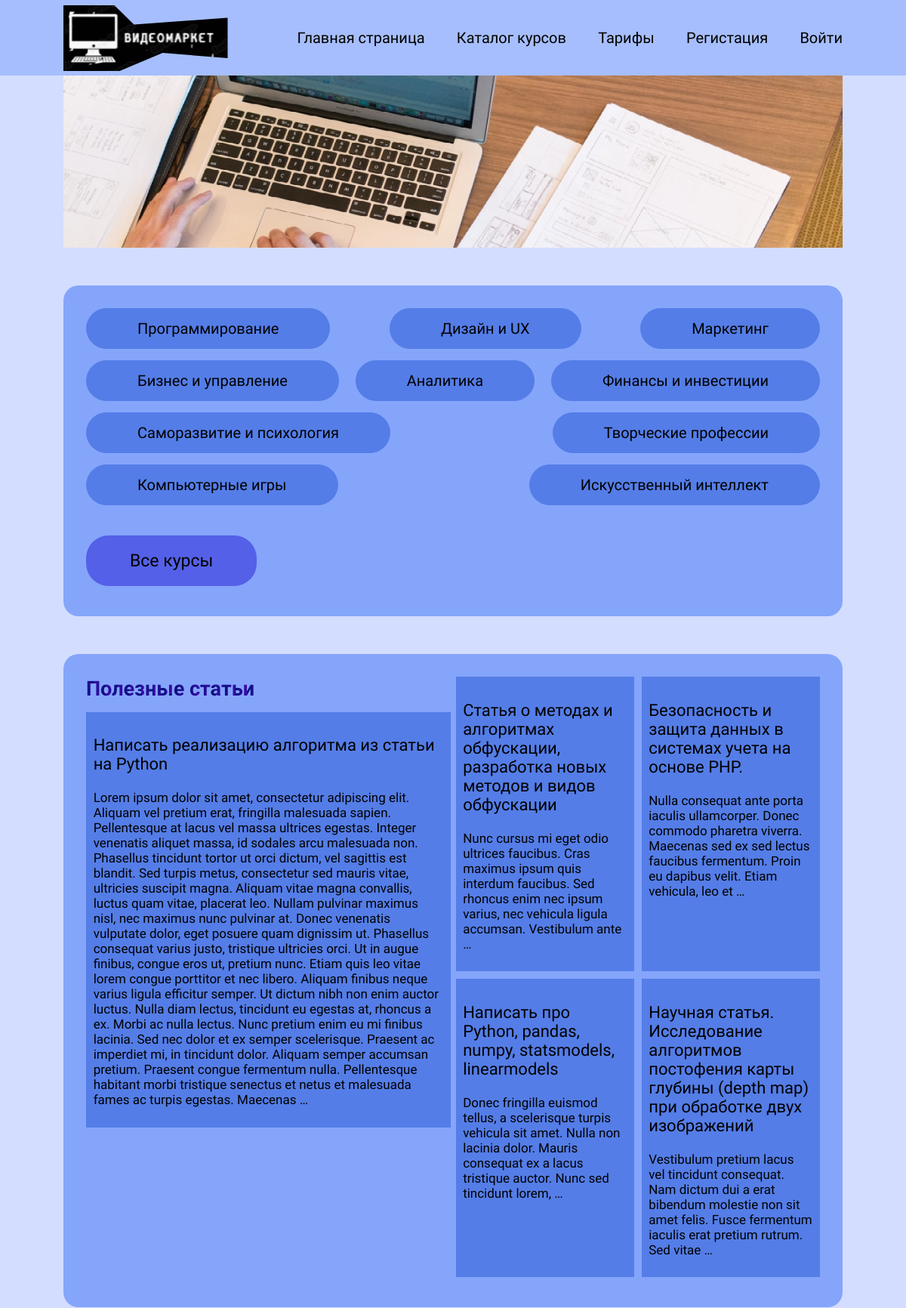
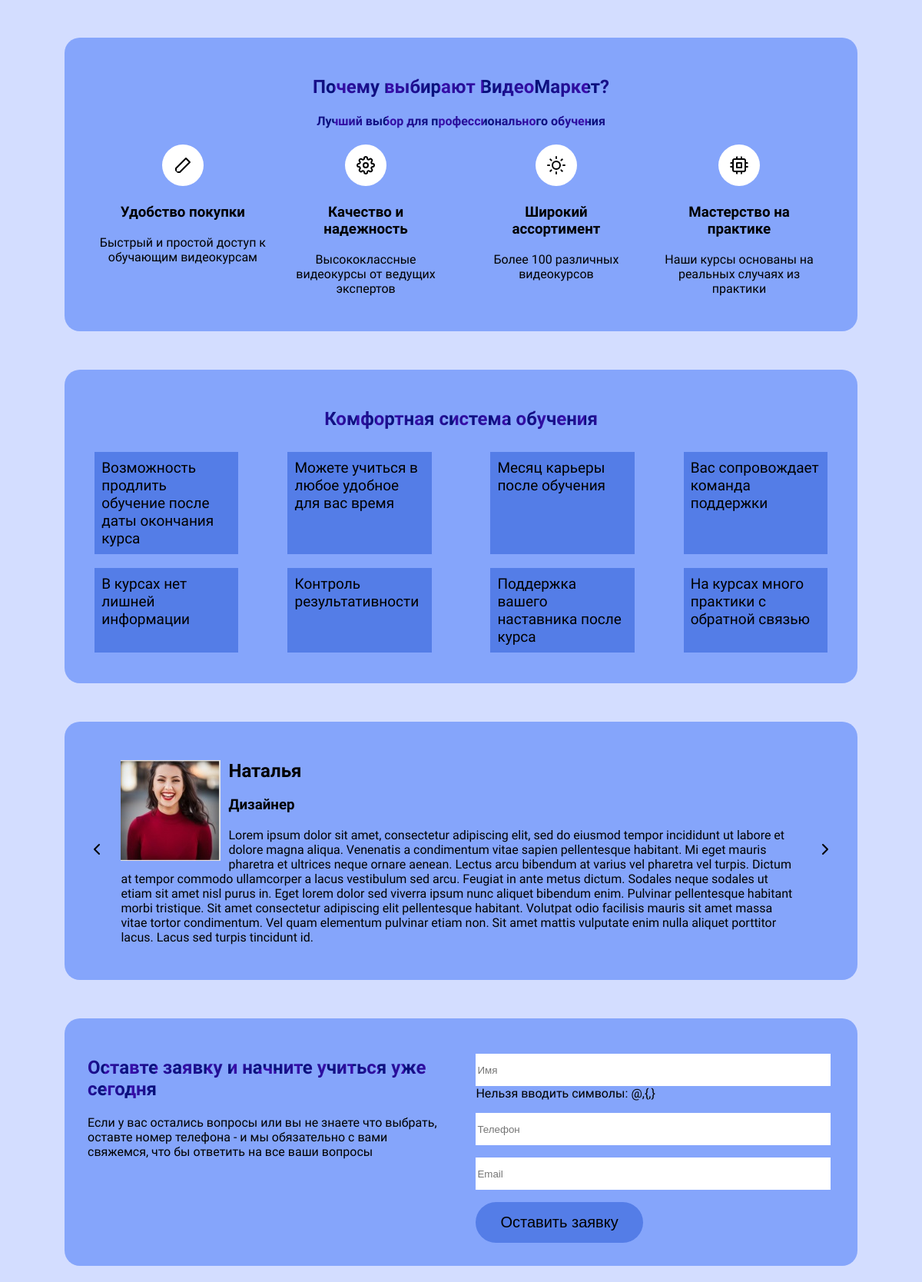
The page /courses/homemarket/ (upper part) on the database its author committed (2 pictures, top to bottom).
### courses/models.py (models this page shows, shortened)
class Direction(models.Model):
    direction = models.CharField('Название направления', max_length=100)
    slug = models.SlugField()
    class Meta:
        verbose_name = 'Направление'
        verbose_name_plural = 'Направления'

class Articles(models.Model):
    name = models.CharField('Название', max_length=150)
    data = models.DateField('Дата', default=timezone.now)
    text = models.TextField('Статья')
    direction = models.ManyToManyField(Direction)
    class Meta:
        verbose_name = 'Статья'
        verbose_name_plural = 'Статьи'

class Otziv(models.Model):
    name = models.CharField('Имя', max_length=120)
    profession = models.CharField('Профессия', max_length=120)
    text = models.TextField('Текст комментария')
    img = models.ImageField(default='otziv.jpg', upload_to='otziv_img')
    class Meta:
        verbose_name = 'Отзыв'
        verbose_name_plural = 'Отзывы'

### courses/views.py (the view, shortened to what this page needs)
# urls.py: path('homemarket/', views.Home.as_view(), name='homemarket'),
class Home(ListView, FormMixin):
    model = Direction
    template_name =  'courses/video-index.html'
    context_object_name = 'directions'
    form_class = ApplicationForm
    def get_context_data(self, **kwargs):
        context = super(Home, self).get_context_data(**kwargs)
        article = Articles.objects.all()
        context['articles1'] = article.reverse()[:1]
        context['articles2'] = article.reverse()[1:5]
        context['otziv'] = Otziv.objects.all()
        return context

### courses/forms.py
class ApplicationForm(forms.ModelForm):
    name = forms.CharField(
        required=True,
        help_text='Нельзя вводить символы: @,{,}',
        widget=forms.TextInput(attrs={'class': 'name_text', 'placeholder': 'Имя'}))
    phone_number = forms.IntegerField(widget=forms.NumberInput(attrs={'class': 'phone_text', 'placeholder': 'Телефон'}))
    email = forms.EmailField(
        required=True,
        widget=forms.TextInput(attrs={'class': 'email_text', 'placeholder': 'Email'})
    )
    class Meta:
        model = Application
        fields = ['name', 'phone_number', 'email']

### courses/templates/courses/video-index.html (shortened to what this page needs)
{% extends 'courses/base.html' %}
{% block main %}
<section class="container" xmlns="">
     <img class="center-img" src="/pictures/index.jpg">
</section>
<section class="container">
     <div class="container-text">
          <div class="container-text-item">
     {% for direction in directions %}
     <a class="direction"  href="/courses/cat/{{ direction.slug }}">{{ direction.direction }}</a>
     {% endfor %}
     </div>
     <div class="container-text-all"><a class="all_directions" href="{% url 'homecourses' %}">Все курсы</a></div>
     </div>
</section>
<section class="container">
     <div class="container-text art">
     <div class="art2">
          <div class="art-text-all"><h2><a class="all_art" href="{% url 'articles' %}">Полезные статьи</a></h2></div>
     {% for art in articles1 %}
     <div class="art-text">
     <p class="art-name">{{ art.name }}</p>
     <p class="art-text1">{{ art.text|truncatewords:175 }}</p>
     </div>
     {% endfor %}
     </div>
     <div class="art3">
      {% for art in articles2 %}
     <div class="art-text art-text2">
     <p class="art-name">{{ art.name }}</p>
     <p class="art-text1">{{ art.text|truncatewords:25 }}</p>
     </div>
     {% endfor %}
     </div>
     </div>
</section>
<section class="container">
     <div class="container-text why">
          <div class="why1">
          <h2>Почему выбирают ВидеоМаркет?</h2>
          <h4>Лучший выбор для профессионального обучения</h4>
         </div>
          <div class="why2">
               <div class="why2-1">
               <div class="why3"><div>
                    <svg xmlns="http://www.w3.org/2000/svg" width="24" height="24" viewBox="0 0 24 24" fill="none" stroke="#000000" stroke-width="2" stroke-linecap="round" stroke-linejoin="round">
                         <polygon points="16 3 21 8 8 21 3 21 3 16 16 3"></polygon></svg>
                    </div>
                    <h3>Удобство покупки</h3>
                    <p>Быстрый и простой доступ к
                         обучающим видеокурсам</p>
               </div>
               <div class="why3"><div>
                    </div>
                    <h3>Качество и <br>надежность</h3>
                    <p>Высококлассные  видеокурсы от ведущих  экспертов</p>
               </div>
               </div>
               <div class="why2-1">
               <div class="why3"><div>
                    </div>
                    <h3>Широкий<br>  ассортимент</h3>
                    <p>Более 100 различных видеокурсов</p>
               </div>
               <div class="why3"><div>
                         </div>
                    <h3>Мастерство на <br> практике</h3>
                    <p>Наши курсы основаны на реальных случаях из практики</p>
               </div>
               </div>
          </div>
     </div>
</section>
<section class="container">
     <div class="container-text system">
          <div class="system_h2"><h2>Комфортная система обучения</h2></div>
          <div class="system_row">
               <div class="system_rows">
                    <div class="system_row1">
                    <p>Возможность продлить обучение после даты окончания курса</p>
                    </div>
                    <div class="system_row1">
                      <p>Можете учиться в любое удобное для вас время</p>
                    </div>
               </div>
               <div class="system_rows">
                    <div class="system_row1">
                         <p>Месяц карьеры после обучения</p>
                     </div>
                    <div class="system_row1">
                         <p>Вас сопровождает команда поддержки</p>
                    </div>
               </div>
          </div>
          <div class="system_row">
               <div class="system_rows">
                    <div class="system_row1">
                         <p>В курсах нет лишней информации</p>
                     </div>
                    <div class="system_row1">
                         <p>Контроль результативности</p>
                    </div>
               </div>
               <div class="system_rows">
                    <div class="system_row1">
                         <p>Поддержка вашего наставника после курса</p>
                     </div>
                    <div class="system_row1">
                         <p>На курсах много практики с обратной связью</p>
                    </div>
               </div>
          </div>
     </div>
</section>
<section  class="container">
     <div class="container-text otziv">
     <div class="left" onclick="plusSlides(-1)">
          <svg xmlns="http://www.w3.org/2000/svg" width="24" height="24" viewBox="0 0 24 24" fill="none" stroke="#000000" stroke-width="2" stroke-linecap="round" stroke-linejoin="round">
               <path d="M15 18l-6-6 6-6"/></svg>
     </div>
     <div class="otziv-text">
           {% for otz in otziv %}
     <div class="otz-text">
     <img class="otz-img" src="{{ otz.img.url }}" alt="{{ otz.name }}">
     <h2 class="otz-name">{{ otz.name }}</h2>
     <h3 class="otz-profession">{{ otz.profession }}</h3>
     <p class="otz-text1">{{ otz.text }}</p>
     </div>
     {% endfor %}
     </div>
     <div class="right" onclick="plusSlides(1)">
          <svg xmlns="http://www.w3.org/2000/svg" width="24" height="24" viewBox="0 0 24 24" fill="none" stroke="#000000" stroke-width="2" stroke-linecap="round" stroke-linejoin="round">
               <path d="M9 18l6-6-6-6"/></svg>
     </div>
     </div>
</section>
<section  class="container">
     <div class="container-text">
          <div class="application">
          <div class="application-text">
               <h2>Оставте заявку и начните учиться уже сегодня</h2>
               <p>Если у вас остались вопросы или вы не знаете что выбрать, оставте номер телефона - и мы
                    обязательно с вами свяжемся, что бы ответить на все ваши вопросы</p>
          </div>
          <div class="application-form">
               <form class="applicationForm" id="applicationForm" method="post">
                    {{ form.as_p }}
                   <button class="btn-send">Оставить заявку</button>
               </form>
          </div>
     </div>
     </div>
</section>
{% endblock %}

### blog_index/static/courses/main.css (style rules this page uses)
body { background:#D3DDFF; margin:0; }
.container { display: flex; justify-content: space-between; align-items: center; padding-left: 7%; padding-right: 7%; }
.center-img { width:100% }
.container-text { background:#769afad4; width: 100%; margin-top: 50px; padding: 30px; border-radius: 20px; }
.container-text-item { display: flex; justify-content: space-between; flex-wrap: wrap; gap: 15px; }
.container-text-all { margin-top:60px; margin-bottom: 30px; }
.direction, .all_directions { text-decoration: none; color: #000000; background: #547de7; padding: 15px; padding-inline: 7%; border-radius: 30px; font-size: 20px; font-family: 'Jura', sans-serif; }
.container-text-all a { font-size:23px; padding:20px; padding-inline: 58px; background:#5460e7; font-family: 'Jura', sans-serif; }
.art-text-all { margin-bottom:3%; }
.art { display:flex; gap:7px; }
.art2, .art3 { width:50% }
.art3 { display:flex; flex-wrap: wrap; justify-content: space-between; }
.art-text { background:#547de7; padding:2%; }
.art-text2 { width:45%; margin-bottom: 2%; }
.art-text-all h2 { margin:0 }
.all_art { text-decoration:none; font-size:27px; background: #031176; background: -webkit-repeating-radial-gradient(circle farthest-corner at center center, #031176 34%, #3c0dad 48%); background: -moz-repeating-radial-gradient(circle farthest-corner at center center, #031176 34%, #3c0dad 48%); background: repeating-radial-gradient(circle farthest-corner at center center, #031176 34%, #3c0dad 48%); -webkit-background-clip: text; -webkit-text-fill-color: transparent; font-family: 'Jura', sans-serif; }
.art-name { font-size: 22px; font-family: 'Jura', sans-serif; }
.art-text1 { font-size: 17px; font-family: 'Jura', sans-serif; }
.why1 { text-align: center; }
.why1 h2, .why1 h4, .system_h2 h2, .application-text h2, .exit h1 { background: #031176; background: -webkit-repeating-radial-gradient(circle farthest-corner at center center, #031176 34%, #3c0dad 48%); background: -moz-repeating-radial-gradient(circle farthest-corner at center center, #031176 34%, #3c0dad 48%); background: repeating-radial-gradient(circle farthest-corner at center center, #031176 34%, #3c0dad 48%); -webkit-background-clip: text; -webkit-text-fill-color: transparent; font-family: 'Jura', sans-serif; }
.why2 { display:flex; justify-content: space-around; align-items: center; }
.why2-1 { display:flex; justify-content: space-around; width:49%; }
.why3 { text-align: center; width:47%; }
.why3 div svg { background:#fff; border-radius:50%; padding:15px; }
.why3 h3, .why3 p { font-family: 'Jura', sans-serif; }
.system { display:flex; flex-direction: column; align-items: center; }
.system_row { display:flex; width: 100%; gap: 6%; }
.system_rows { display:flex; justify-content: space-between; width: 50%; gap: 10%; }
.system_row1 { background: #547de7; padding: 2%; margin:2%; width: 50%; }
.system_row1 p { font-family: 'Jura', sans-serif; }
@media (min-width:1020px) { .system_row1 p { font-size: 19px; margin: 0; } }
.otziv { display:flex; align-items: center; gap: 2%; }
.otz-img { float: left; margin-right:10px; }
.otz-text { font-family: 'Jura', sans-serif; -webkit-animation-name: fade; -webkit-animation-duration: 1.5s; animation-name: fade; animation-duration: 1.5s; }
.application { display:flex; gap:4%; font-family: 'Jura', sans-serif; }
.application-text, .application-form { width:48%; }
.applicationForm { width:98%; }
.applicationForm input { width:100%; height: 40px; border-style: none; }
.btn-send { background: #547de7; padding: 15px; padding-inline: 7%; border-radius: 30px; font-size: 20px; border: #f2f7fb; }

### rows shown on the page
Direction: direction "Программирование"
Direction: direction "Дизайн и UX"
Direction: direction "Маркетинг"
Direction: direction "Бизнес и управление"
Direction: direction "Аналитика"
Direction: direction "Финансы и инвестиции"
Direction: direction "Саморазвитие и психология"
Direction: direction "Творческие профессии"
Direction: direction "Компьютерные игры"
Direction: direction "Искусственный интеллект"
Articles: name "Написать реализацию алгоритма из статьи на Python", text "Lorem ipsum dolor sit amet, consectetur adipiscing elit. Aliquam vel pretium erat, fringilla malesuada sapien. Pellentesque at lacus vel massa ultrices egestas. Integer venenatis aliquet massa, id sodales arcu malesuada non. Phasellus tincidunt tortor ut orci dictum, vel sagittis est blandit. Sed turpis metus, consectetur sed mauris vitae, ultricies suscipit magna. Aliquam vitae magna convallis, luctus quam vitae, placerat leo. Nullam pulvinar maximus nisl, nec maximus nunc pulvinar at. Donec venenatis vulputate dolor, eget posuere quam dignissim ut. Phasellus consequat varius justo, tristique ultricies orci. Ut in augue finibus, congue eros ut, pretium nunc. Etiam quis leo vitae lorem…"
Articles: name "Статья о методах и алгоритмах обфускации, разработка новых методов и видов обфускации", text "Nunc cursus mi eget odio ultrices faucibus. Cras maximus ipsum quis interdum faucibus. Sed rhoncus enim nec ipsum varius, nec vehicula ligula accumsan. Vestibulum ante …"
Articles: name "Безопасность и защита данных в системах учета на основе PHP.", text "Nulla consequat ante porta iaculis ullamcorper. Donec commodo pharetra viverra. Maecenas sed ex sed lectus faucibus fermentum. Proin eu dapibus velit. Etiam vehicula, leo et …"
Articles: name "Написать про Python, pandas, numpy, statsmodels, linearmodels", text "Donec fringilla euismod tellus, a scelerisque turpis vehicula sit amet. Nulla non lacinia dolor. Mauris consequat ex a lacus tristique auctor. Nunc sed tincidunt lorem, …"
Articles: name "Научная статья. Исследование алгоритмов постофения карты глубины (depth map) при обработке двух изображений", text "Vestibulum pretium lacus vel tincidunt consequat. Nam dictum dui a erat bibendum molestie non sit amet felis. Fusce fermentum iaculis erat pretium rutrum. Sed vitae …"
Otziv: img (picture), name "Наталья", profession "Дизайнер", text "Lorem ipsum dolor sit amet, consectetur adipiscing elit, sed do eiusmod tempor incididunt ut labore et dolore magna aliqua. Venenatis a condimentum vitae sapien pellentesque habitant. Mi eget mauris pharetra et ultrices neque ornare aenean. Lectus arcu bibendum at varius vel pharetra vel turpis. Dictum at tempor commodo ullamcorper a lacus vestibulum sed arcu. Feugiat in ante metus dictum. Sodales neque sodales ut etiam sit amet nisl purus in. Eget lorem dolor sed viverra ipsum nunc aliquet bibendum enim. Pulvinar pellentesque habitant morbi tristique. Sit amet consectetur adipiscing elit pellentesque habitant. Volutpat odio facilisis mauris sit amet massa vitae tortor condimentum. Vel quam…"
